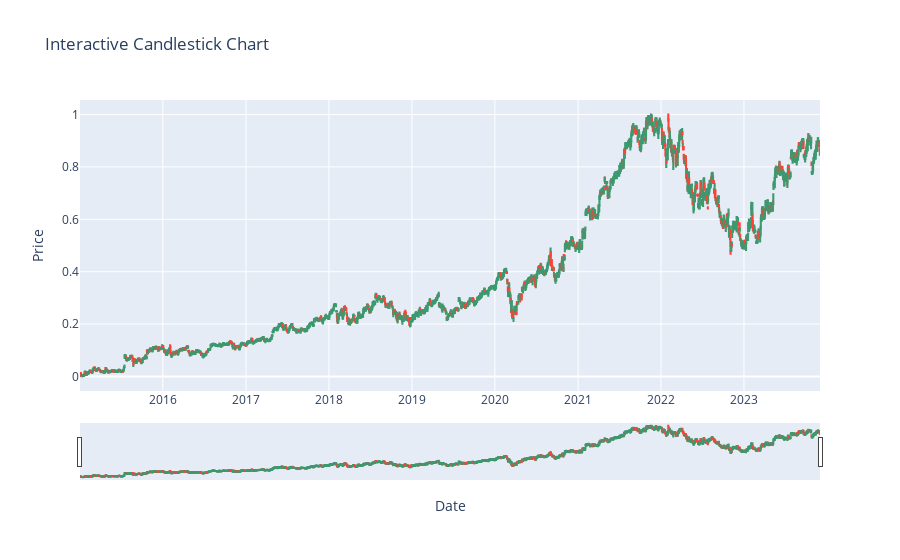

Notebook code for this chart:
### Code cell
# Candle Plots
# Used in finding the price movemenet i.e trend and it also helps to indtenify the value at the each point, since its interactive.[candle wick helps]
fig = go.Figure(data=[go.Candlestick(x=n_df_g.index,open=n_df_g['Open'], high=n_df_g['High'],low=n_df_g['Low'], close=n_df_g['Close'])])
fig.update_layout(title='Interactive Candlestick Chart', xaxis_title='Date', yaxis_title='Price', xaxis_rangeslider_visible=True)
fig.show()

### Figure 1 — Plotly figure (JSON) as saved in the notebook; plotly's stock layout.template omitted (floating-point values rounded to 4 significant figures; data arrays with more than 128 entries replaced by an {"elided": "..."} marker saying what was removed)
{"data": [{"close": {"elided": "3256 float values"}, "high": {"elided": "3256 float values"}, "low": {"elided": "3256 float values"}, "open": {"elided": "3256 float values"}, "type": "candlestick", "x": {"elided": "3256 str values"}}], "layout": {"title": {"text": "Interactive Candlestick Chart"}, "xaxis": {"rangeslider": {"visible": true}, "title": {"text": "Date"}}, "yaxis": {"title": {"text": "Price"}}}}
